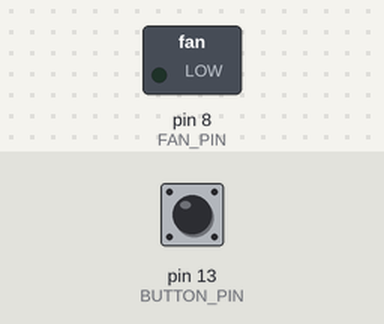
A sketch run on a simulated Arduino Uno, built with avr-gcc and run on an emulated ATmega328P. Shown: switched loads named in the sketch (green lamp = pin HIGH). The test bench sets the inputs (shaded band); at power-on: pin 13 (BUTTON_PIN) LOW.

Above: at 1.2 s.
1.3 s: pin 13 (BUTTON_PIN) pulled HIGH for 0.15 s
At 2.0 s:
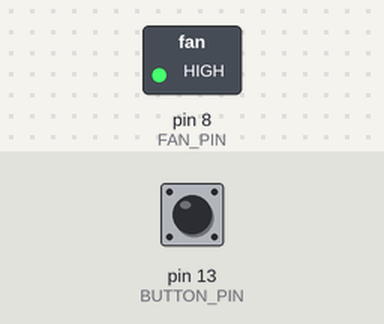
Timing chart, 0 to 7.8 s (numbered marks = the images above; inputs shaded):
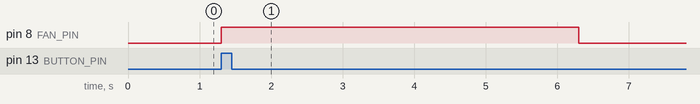

The sketch:

Challenge03_TimedRun.ino
```cpp
// Complete example solution for Lesson15, challenge 03.
const int FAN_PIN = 8, BUTTON_PIN = 13;
bool running = false;
unsigned long started = 0;
void setup() {
  pinMode(FAN_PIN, OUTPUT);
  pinMode(BUTTON_PIN, INPUT);
  digitalWrite(FAN_PIN, LOW);
}
void loop() {
  if (!running && digitalRead(BUTTON_PIN) == HIGH) {
    running = true;
    started = millis();
    digitalWrite(FAN_PIN, HIGH);
    delay(30);
  }
  if (running && millis()-started >= 5000) {
    digitalWrite(FAN_PIN, LOW);
    running = false;
  }
}
```

Measured:
- after the input at 1.3 s, pin 8 (FAN_PIN): LOW → HIGH at once, → LOW 5.0 s later
